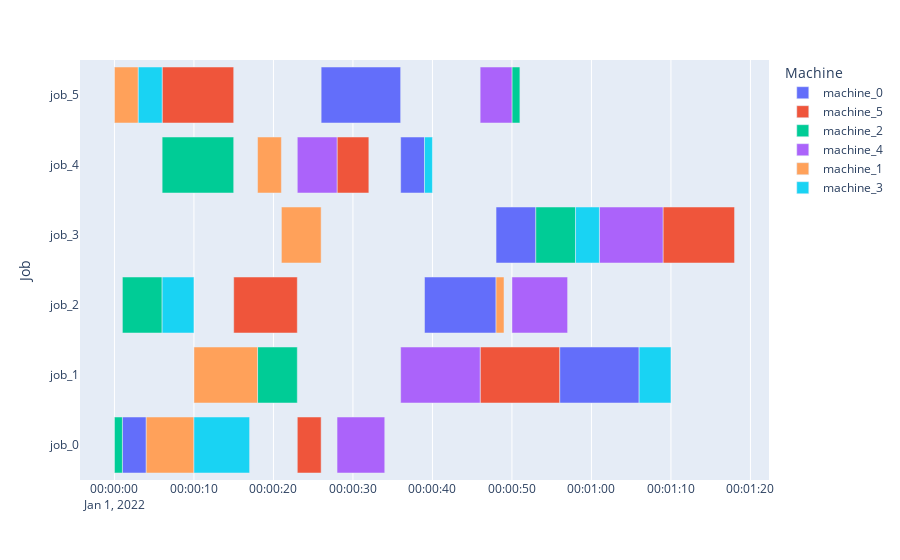

Write notebook code for a chart like this one.
### Code cell
env.render()
print(done)
print(reward)

### Figure 1 — Plotly figure (JSON) as saved in the notebook; plotly's stock layout.template omitted (floating-point values rounded to 4 significant figures)
{"data": [{"alignmentgroup": "True", "base": ["2022-01-01T00:00:01", "2022-01-01T00:00:56", "2022-01-01T00:00:39", "2022-01-01T00:00:48", "2022-01-01T00:00:36", "2022-01-01T00:00:26"], "hovertemplate": "Machine=machine_0<br>Start=%{base}<br>Finish=%{x}<br>Job=%{y}<extra></extra>", "legendgroup": "machine_0", "marker": {"color": "#636efa", "pattern": {"shape": ""}}, "name": "machine_0", "offsetgroup": "machine_0", "orientation": "h", "showlegend": true, "textposition": "auto", "type": "bar", "x": [3000, 10000, 9000, 5000, 3000, 10000], "xaxis": "x", "y": ["job_0", "job_1", "job_2", "job_3", "job_4", "job_5"], "yaxis": "y"}, {"alignmentgroup": "True", "base": ["2022-01-01T00:00:23", "2022-01-01T00:00:46", "2022-01-01T00:00:15", "2022-01-01T00:01:09", "2022-01-01T00:00:28", "2022-01-01T00:00:06"], "hovertemplate": "Machine=machine_5<br>Start=%{base}<br>Finish=%{x}<br>Job=%{y}<extra></extra>", "legendgroup": "machine_5", "marker": {"color": "#EF553B", "pattern": {"shape": ""}}, "name": "machine_5", "offsetgroup": "machine_5", "orientation": "h", "showlegend": true, "textposition": "auto", "type": "bar", "x": [3000, 10000, 8000, 9000, 4000, 9000], "xaxis": "x", "y": ["job_0", "job_1", "job_2", "job_3", "job_4", "job_5"], "yaxis": "y"}, {"alignmentgroup": "True", "base": ["2022-01-01T00:00:00", "2022-01-01T00:00:18", "2022-01-01T00:00:01", "2022-01-01T00:00:53", "2022-01-01T00:00:06", "2022-01-01T00:00:50"], "hovertemplate": "Machine=machine_2<br>Start=%{base}<br>Finish=%{x}<br>Job=%{y}<extra></extra>", "legendgroup": "machine_2", "marker": {"color": "#00cc96", "pattern": {"shape": ""}}, "name": "machine_2", "offsetgroup": "machine_2", "orientation": "h", "showlegend": true, "textposition": "auto", "type": "bar", "x": [1000, 5000, 5000, 5000, 9000, 1000], "xaxis": "x", "y": ["job_0", "job_1", "job_2", "job_3", "job_4", "job_5"], "yaxis": "y"}, {"alignmentgroup": "True", "base": ["2022-01-01T00:00:28", "2022-01-01T00:00:36", "2022-01-01T00:00:50", "2022-01-01T00:01:01", "2022-01-01T00:00:23", "2022-01-01T00:00:46"], "hovertemplate": "Machine=machine_4<br>Start=%{base}<br>Finish=%{x}<br>Job=%{y}<extra></extra>", "legendgroup": "machine_4", "marker": {"color": "#ab63fa", "pattern": {"shape": ""}}, "name": "machine_4", "offsetgroup": "machine_4", "orientation": "h", "showlegend": true, "textposition": "auto", "type": "bar", "x": [6000, 10000, 7000, 8000, 5000, 4000], "xaxis": "x", "y": ["job_0", "job_1", "job_2", "job_3", "job_4", "job_5"], "yaxis": "y"}, {"alignmentgroup": "True", "base": ["2022-01-01T00:00:04", "2022-01-01T00:00:10", "2022-01-01T00:00:48", "2022-01-01T00:00:21", "2022-01-01T00:00:18", "2022-01-01T00:00:00"], "hovertemplate": "Machine=machine_1<br>Start=%{base}<br>Finish=%{x}<br>Job=%{y}<extra></extra>", "legendgroup": "machine_1", "marker": {"color": "#FFA15A", "pattern": {"shape": ""}}, "name": "machine_1", "offsetgroup": "machine_1", "orientation": "h", "showlegend": true, "textposition": "auto", "type": "bar", "x": [6000, 8000, 1000, 5000, 3000, 3000], "xaxis": "x", "y": ["job_0", "job_1", "job_2", "job_3", "job_4", "job_5"], "yaxis": "y"}, {"alignmentgroup": "True", "base": ["2022-01-01T00:00:10", "2022-01-01T00:01:06", "2022-01-01T00:00:06", "2022-01-01T00:00:58", "2022-01-01T00:00:39", "2022-01-01T00:00:03"], "hovertemplate": "Machine=machine_3<br>Start=%{base}<br>Finish=%{x}<br>Job=%{y}<extra></extra>", "legendgroup": "machine_3", "marker": {"color": "#19d3f3", "pattern": {"shape": ""}}, "name": "machine_3", "offsetgroup": "machine_3", "orientation": "h", "showlegend": true, "textposition": "auto", "type": "bar", "x": [7000, 4000, 4000, 3000, 1000, 3000], "xaxis": "x", "y": ["job_0", "job_1", "job_2", "job_3", "job_4", "job_5"], "yaxis": "y"}], "layout": {"barmode": "overlay", "legend": {"title": {"text": "Machine"}, "tracegroupgap": 0}, "margin": {"t": 60}, "xaxis": {"anchor": "y", "domain": [0, 1], "type": "date"}, "yaxis": {"anchor": "x", "domain": [0, 1], "title": {"text": "Job"}}}}
